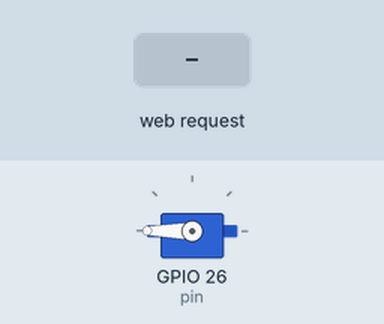
This sketch was run on a simulated ESP32. Shown: servo. Inputs (shaded band) come from the test bench. WiFi joins after 1.5 s; servers stay silent unless stated; what the sketch prints to the serial monitor is not drawn.

Above: at 2.7 s.
2.8 s: HTTP request GET /?LED=CLOSE received
At 4.5 s:
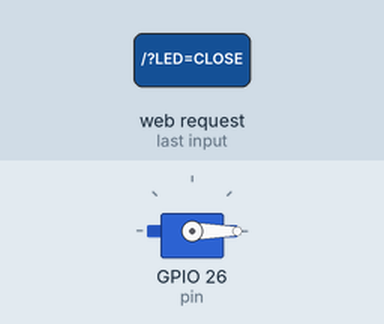
5.3 s: HTTP request GET /?LED=OPEN received
At 7.6 s:
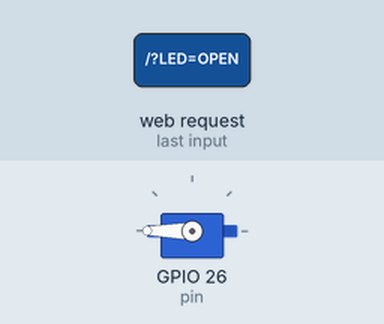
Timing chart, 0 to 9.1 s (numbered marks = the images above; inputs shaded):
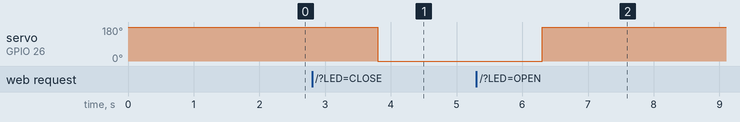

Measured:
- after the input at 2.8 s, servo on GPIO 26 (pin): 180° → 0° after 1.0 s
- after the input at 5.3 s, servo on GPIO 26 (pin): 0° → 180° after 1.0 s

The sketch:

servoMotorEsp32.ino
```cpp
#include <ESP32Servo.h>
#include <analogWrite.h>

#include <WiFi.h>
#include <WiFiAP.h>
#include <WiFiClient.h>
#include <WiFiGeneric.h>
#include <WiFiMulti.h>
#include <WiFiScan.h>
#include <WiFiServer.h>
#include <WiFiSTA.h>
#include <WiFiType.h>
#include <WiFiUdp.h>


int pin = 26;
int ang = 180;
int ang2 = 0;
const char* ssid = "Megcable_2.4G_AFBA";
const char* password = "xPApGFFm";
WiFiServer server(80);
Servo motor;

void setup() {
  Serial.begin(115200);
  motor.attach(pin);
  motor.write(ang);
  Serial.print("Conectando");
  Serial.println(ssid);
  WiFi.begin(ssid, password);

  while (WiFi.status() != WL_CONNECTED) {
    delay(500);
    Serial.print(".");
  }
  Serial.print("");
  Serial.print("WIFI CONECTED");
  Serial.print("IP ADDRESS");
  Serial.print(WiFi.localIP());
  server.begin();
}

void loop() {
  WiFiClient client = server.available();
  if (client) {
    Serial.print("Nuevo cliente");
    while (!client.available() && client.connected()) {
      delay(1);
    }
    String lineal = client.readStringUntil('r');
    Serial.print(lineal);
    if (lineal.indexOf("LED=OPEN") > 0) {
      motor.write(ang);
      Serial.println("hola");
    }
    if (lineal.indexOf("LED=CLOSE") > 0) {
      motor.write(ang2);
    }
    Serial.println("Enviando respuesta..");
    client.println("HTTP/1.1 200 OK");
    client.println("Content-Type: text/html");
    client.println("Connection: close");
    client.println();
    client.println("<!DOCTYPE HTML>");
    client.println("<html>");
    client.println("<head><title>Servo esp32</title></head>");
    client.println("<body>");
    client.println("<h1 align='center'>Controla un servo motor con esp32</h1>");
    client.println("<div style='text-align:center;'>");
    client.println("<br />");
    client.println("<button  onClick=location.href='./?LED=OPEN' style='background:#92d050;color:white;border:none; font-size:15px;>ABRIR</button>");
    client.println("<button onClick=location.href='./?LED=CLOSE'>CERRAR</button>");
    client.println("<br />");
    client.println("</div >");
    client.println("</body>");
    client.println("</html>");
    delay(1);
    Serial.println("Respuesta Enviada");
    Serial.println();
  }

}
```
